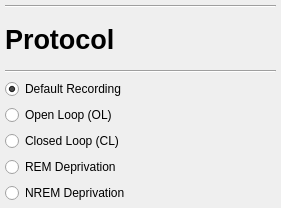
     <widget class="QWidget" name="verticalLayoutWidget_3">
      <property name="geometry">
       <rect>
        <x>20</x>
        <y>10</y>
        <width>281</width>
        <height>208</height>
       </rect>
      </property>
      <layout class="QVBoxLayout" name="layout_protocol">
       <property name="sizeConstraint">
        <enum>QLayout::SetDefaultConstraint</enum>
       </property>
       <property name="leftMargin">
        <number>5</number>
       </property>
       <property name="topMargin">
        <number>5</number>
       </property>
       <property name="rightMargin">
        <number>5</number>
       </property>
       <property name="bottomMargin">
        <number>5</number>
       </property>
       <item>
        <widget class="Line" name="line_12">
         <property name="orientation">
          <enum>Qt::Horizontal</enum>
         </property>
        </widget>
       </item>
       <item>
        <widget class="QLabel" name="label_options">
         <property name="font">
          <font>
           <pointsize>20</pointsize>
           <weight>75</weight>
           <italic>false</italic>
           <bold>true</bold>
           <underline>false</underline>
           <strikeout>false</strikeout>
           <kerning>true</kerning>
          </font>
         </property>
         <property name="text">
          <string>Protocol</string>
         </property>
         <property name="alignment">
          <set>Qt::AlignLeading|Qt::AlignLeft|Qt::AlignVCenter</set>
         </property>
        </widget>
       </item>
       <item>
        <widget class="Line" name="line_8">
         <property name="orientation">
          <enum>Qt::Horizontal</enum>
         </property>
        </widget>
       </item>
       <item>
        <layout class="QGridLayout" name="gridLayout_3">
         <item row="0" column="0">
          <widget class="QRadioButton" name="option_default">
           <property name="layoutDirection">
            <enum>Qt::LeftToRight</enum>
           </property>
           <property name="text">
            <string>Default Recording</string>
           </property>
           <property name="checked">
            <bool>true</bool>
           </property>
           <property name="autoRepeat">
            <bool>false</bool>
           </property>
           <property name="autoExclusive">
            <bool>true</bool>
           </property>
          </widget>
         </item>
         <item row="1" column="0">
          <widget class="QRadioButton" name="option_ol">
           <property name="text">
            <string>Open Loop (OL)</string>
           </property>
          </widget>
         </item>
         <item row="2" column="0">
          <widget class="QRadioButton" name="option_cl">
           <property name="text">
            <string>Closed Loop (CL)</string>
           </property>
          </widget>
         </item>
         <item row="3" column="0">
          <widget class="QRadioButton" name="option_remdep">
           <property name="text">
            <string>REM Deprivation</string>
           </property>
          </widget>
         </item>
         <item row="4" column="0">
          <widget class="QRadioButton" name="option_nremdep">
           <property name="text">
            <string>NREM Deprivation</string>
           </property>
          </widget>
         </item>
        </layout>
       </item>
      </layout>
     </widget>
